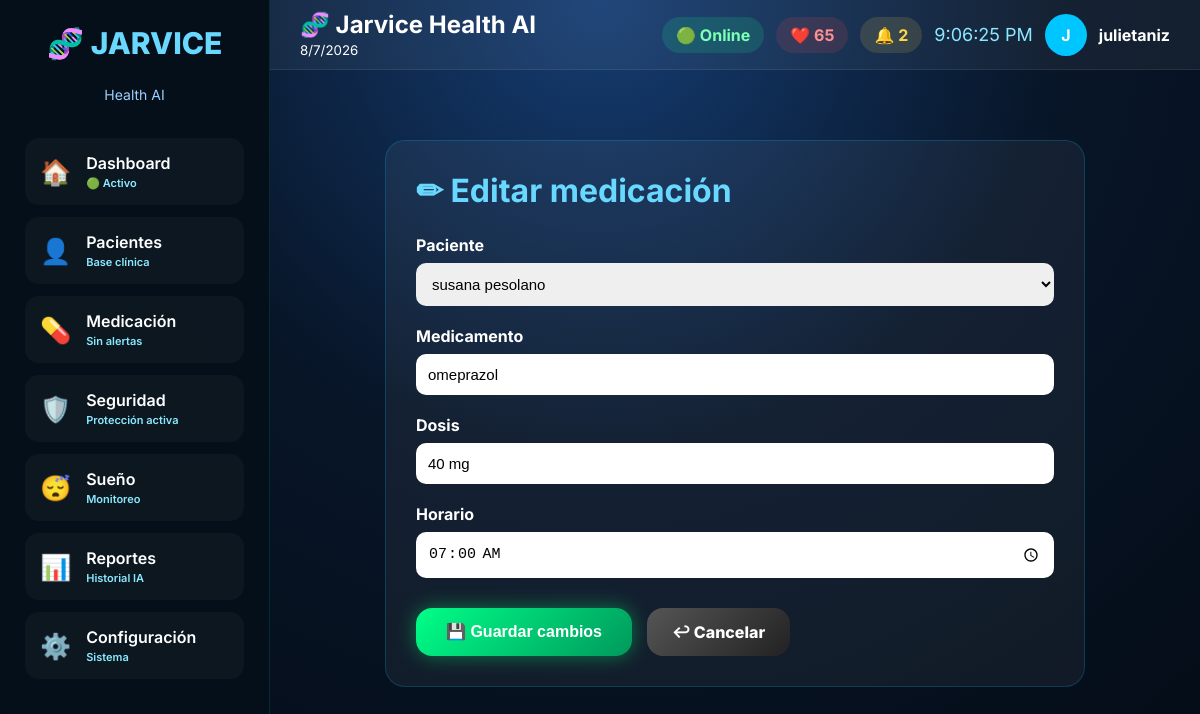
Page /medicacion/2/editar/ (signed in) on the committed database.
### mi_app_salud/models.py (models this page shows, shortened)
class Medicacion(models.Model):
    paciente = models.ForeignKey(
        Paciente,
        on_delete=models.CASCADE,
        related_name="medicaciones"
    )
    nombre = models.CharField(max_length=100)
    dosis = models.CharField(max_length=50)
    horario = models.TimeField()
    activo = models.BooleanField(default=True)
    tomado = models.BooleanField(default=False)
    fecha_ultima_toma = models.DateTimeField(
        null=True,
        blank=True
    )
    confirmado_por = models.ForeignKey(
        User,
        on_delete=models.SET_NULL,
        null=True,
        blank=True
    )

class Paciente(models.Model):
    SEXOS = [
        ("F", "Femenino"),
        ("M", "Masculino"),
        ("O", "Otro"),
    ]
    nombre = models.CharField(max_length=100)
    apellido = models.CharField(max_length=100)
    historia_clinica = models.CharField(
    max_length=20,
    unique=True,
    blank=True,
    null=True
)
    dni = models.CharField(
        max_length=20,
        unique=True,
        blank=True,
        null=True
    )
    edad = models.PositiveIntegerField()
    fecha_nacimiento = models.DateField(
        blank=True,
        null=True
    )
    sexo = models.CharField(
        max_length=1,
        choices=SEXOS,
        blank=True
    )
    grupo_sanguineo = models.CharField(
        max_length=5,
        blank=True
    )
    peso = models.DecimalField(
        max_digits=5,
        decimal_places=2,
        blank=True,
        null=True
    )
    altura = models.DecimalField(
        max_digits=4,
        decimal_places=2,
        blank=True,
        null=True
    )
    alergias = models.TextField(
        blank=True
    )
    enfermedades = models.TextField(
        blank=True
    )
    telefono = models.CharField(
        max_length=30,
        blank=True
    )
    direccion = models.TextField(
        blank=True
    )
    contacto_emergencia = models.CharField(
        max_length=150,
        blank=True
    )
    telefono_emergencia = models.CharField(
        max_length=30,
        blank=True
    )
    medico_cabecera = models.CharField(
        max_length=150,
        blank=True
    )
    observaciones = models.TextField(
        blank=True
    )
    fecha_creacion = models.DateTimeField(
        auto_now_add=True
    )

### mi_app_salud/views.py (the view, shortened to what this page needs)
@login_required
def editar_medicacion(request, medicamento_id):
    medicamento = get_object_or_404(
        Medicacion,
        id=medicamento_id
    )
    pacientes = Paciente.objects.all()
    return render(
        request,
        "mi_app_salud/editar_medicacion.html",
        {
            "medicamento": medicamento,
            "pacientes": pacientes
        }
    )

### mi_app_salud/templates/mi_app_salud/editar_medicacion.html (shortened to what this page needs)
{% extends "mi_app_salud/base.html" %}
{% block contenido %}
<div class="contenedor">
    <h1>✏ Editar medicación</h1>
    <form method="POST">
        <div class="campo">
            <label>Paciente</label>
            <select name="paciente" required>
                {% for paciente in pacientes %}
                    <option value="{{ paciente.id }}"
                    {% if paciente.id == medicamento.paciente.id %}
                        selected
                    {% endif %}
                    >
                        {{ paciente.nombre }} {{ paciente.apellido }}
                    </option>
                {% endfor %}
            </select>
        </div>
        <div class="campo">
            <label>Medicamento</label>
            <input
                type="text"
                name="nombre"
                value="{{ medicamento.nombre }}"
                required
            >
        </div>
        <div class="campo">
            <label>Dosis</label>
            <input
                type="text"
                name="dosis"
                value="{{ medicamento.dosis }}"
                required
            >
        </div>
        <div class="campo">
            <label>Horario</label>
            <input
                type="time"
                name="horario"
                value="{{ medicamento.horario|time:'H:i' }}"
                required
            >
        </div>
        <div class="botones">
    <button type="submit" class="btn-guardar">
        💾 Guardar cambios
    </button>
    <a href="{% url 'medicacion' %}" class="volver">
        ↩ Cancelar
    </a>
</div>
    </form>
</div>
{% endblock %}

### mi_app_salud/templates/mi_app_salud/base.html (shortened to what this page needs)
{% load static %}
<!DOCTYPE html>
<html lang="es">
<head>
<link rel="stylesheet" href="{% static 'mi_app_salud/css/base.css' %}">
</head>
<body>
<div class="sidebar">
<div class="logo">
<h1>🧬 JARVICE</h1>
<p>Health AI</p>
</div>
<div class="menu">
<a href="/" class="menu-item">
    <span>🏠</span>
    <div>
        Dashboard
        <small>🟢 Activo</small>
    </div>
</a>
<a href="/pacientes/" class="menu-item">
    <span>👤</span>
    <div>
        Pacientes
        <small>Base clínica</small>
    </div>
</a>
<a href="/medicacion/" class="menu-item">
    <span>💊</span>
    <div>
        Medicación
        <small id="med-alerta">Sin alertas</small>
    </div>
</a>
<a href="/seguridad/" class="menu-item">
    <span>🛡️</span>
    <div>
        Seguridad
        <small>Protección activa</small>
    </div>
</a>
<a href="/sueno/" class="menu-item">
    <span>😴</span>
    <div>
        Sueño
        <small>Monitoreo</small>
    </div>
</a>
<a href="/reportes/" class="menu-item">
    <span>📊</span>
    <div>
        Reportes
        <small>Historial IA</small>
    </div>
</a>
<a href="/configuracion/" class="menu-item">
    <span>⚙️</span>
    <div>
        Configuración
        <small>Sistema</small>
    </div>
</a>
</div>
</div>
<div class="main">
<div class="topbar">
    <div>
        <h2>🧬 Jarvice Health AI</h2>
        <small id="fecha"></small>
    </div>
    <div class="usuario">
        <div class="server">
            🟢 Online
        </div>
        <div class="pulso">
            ❤️ <span id="pulsoTop">78</span>
        </div>
        <div class="alerta">
            🔔 <span id="contadorAlertas">0</span>
        </div>
        <div class="reloj" id="reloj"></div>
        <div class="avatar">
            {{ request.user.username|first|upper }}
        </div>
        <strong>
            {{ request.user.username }}
        </strong>
    </div>
</div>
<div class="contenido">
{% block contenido %}
{% endblock %}
</div>
</div>
</body>
</html>

### mi_app_salud/static/mi_app_salud/css/base.css (style rules this page uses)
* { margin:0; padding:0; box-sizing:border-box; }
body { font-family:'Inter',sans-serif; background: radial-gradient(circle at top,#153d73 0%,#081629 45%,#040b15 100%); color:white; display:flex; min-height:100vh; }
.sidebar { width:270px; background:rgba(5,15,25,.96); border-right:1px solid rgba(0,255,255,.12); display:flex; flex-direction:column; padding:25px; }
.logo { text-align:center; margin-bottom:35px; }
.logo h1 { color:#69d8ff; font-size:30px; font-weight:800; }
.logo p { color:#9ccfff; font-size:14px; margin-top:5px; }

### mi_app_salud/templates/mi_app_salud/base.html (style rules this page uses)
.menu { display:flex; flex-direction:column; gap:12px; }
.menu a { text-decoration:none; color:white; padding:15px; border-radius:14px; transition:.3s; font-weight:600; }
.main { flex:1; display:flex; flex-direction:column; }
.topbar { height:70px; background:rgba(255,255,255,.05); display:flex; align-items:center; justify-content:space-between; padding:0 30px; border-bottom:1px solid rgba(255,255,255,.08); }
.server { background:#16c78433; color:#7dffb5; padding:8px 14px; border-radius:30px; font-weight:bold; }
.pulso { background:#ff4d4d22; color:#ff9090; padding:8px 14px; border-radius:30px; font-weight:bold; }
.alerta { background:#ffd54a22; color:#ffd54a; padding:8px 14px; border-radius:30px; font-weight:bold; }
.usuario { display:flex; align-items:center; gap:12px; }
.avatar { width:42px; height:42px; border-radius:50%; background:#00c6ff; display:flex; align-items:center; justify-content:center; font-weight:bold; }
.reloj { font-size:18px; color:#8be9ff; }
.contenido { padding:30px; }
.menu-item { display:flex; align-items:center; gap:15px; color:white; padding:15px; border-radius:16px; text-decoration:none; transition:.3s; background:rgba(255,255,255,.03); }
.menu-item span { font-size:25px; }
.menu-item div { display:flex; flex-direction:column; }
.menu-item small { font-size:11px; color:#8be9ff; margin-top:3px; }

### mi_app_salud/templates/mi_app_salud/editar_medicacion.html (style rules this page uses)
.contenedor { max-width:700px; margin:40px auto; background:rgba(255,255,255,.05); padding:30px; border-radius:20px; color:white; border:1px solid rgba(0,200,255,.2); }
h1 { color:#69d8ff; margin-bottom:25px; }
.campo { margin-bottom:20px; }
label { display:block; margin-bottom:8px; font-weight:bold; }
input, select { width:100%; padding:12px; border-radius:10px; border:none; font-size:15px; }
.botones { margin-top:30px; display:flex; gap:15px; }
.volver { background:#555; color:white; padding:12px 20px; border-radius:10px; text-decoration:none; font-weight:bold; }
.btn-guardar { background:linear-gradient( 135deg, #00ff88, #00995c ); color:white; padding:14px 30px; border:none; border-radius:16px; font-size:16px; font-weight:800; cursor:pointer; display:flex; align-items:center; gap:10px; box-shadow: 0 0 20px rgba(0,255,120,.4); transition:.3s; }
.volver { background:linear-gradient( 135deg, #555, #222 ); color:white; padding:14px 25px; border-radius:16px; text-decoration:none; font-weight:800; display:flex; align-items:center; transition:.3s; }

### rows in the picture
Medicacion: paciente "susana pesolano", nombre "omeprazol", dosis "40 mg", horario "07:00"

### other values in the picture
{{ request.user.username|first|upper }} "J"
{{ request.user.username }} "julietaniz"
